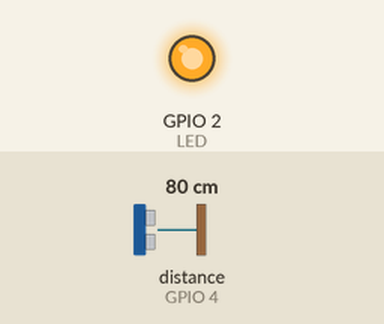
The sketch below on a simulated ESP8266 (NodeMCU). Parts: output pins drawn as LEDs (lit = HIGH). The inputs (shaded band) are chosen by the test bench; at power-on: distance to the obstacle (sensor on GPIO 4) 80 cm. The echo pulse lasts 58.3 µs per cm; WiFi joins after 1.5 s; servers stay silent unless stated; uploads are accepted with an empty reply; the local clock reads 2024-03-15 10:24:30 at power-on unless the sketch sets it; web services answer with replies made up by the test bench; pins used as bus, display or sensor lines are not drawn; what the sketch prints to the serial monitor is not drawn. At 17.4 s the program puts the board to deep sleep or switches it off; the recording ends there.

Above: at 0.1 s.
At 15.4 s:
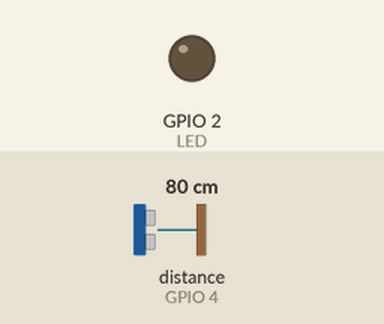
Timing chart, 0 to 16.9 s (numbered marks = the images above):
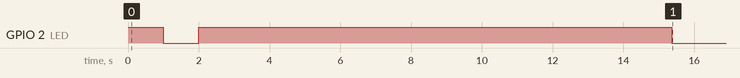

The sketch:

WiFiSenderV2.ino
```cpp
/*
    This sketch establishes a TCP connection to a "quote of the day" service.
    It sends a "hello" message, and then prints received data.
*/
#include <Average.h>
#include <ESP8266WiFi.h>
#include <ESP8266HTTPClient.h>
#include <ESP8266WiFiMulti.h>
#include <ArduinoJson.h>
#include <WiFiClientSecureBearSSL.h>

// defines pins numbers - distance sensor
const int trigPin = 5;  //D4
const int echoPin = 4;  //D3
#define USONIC_DIV 58.0


ESP8266WiFiMulti WiFiMulti;

String CONFIGURL = "https://myurl-oiltank.json";
String unitID = "w23k8y4-oiltank";
int RESPSIZE = 700;
String  NOTIFY_ALERT_URL = "";
int MEASURE_SAMPLE_DELAY = 2000;
int MEASURE_SAMPLE_COUNT = 6;
String  SENSOR_DATA_POST_URL = "";
int TANK_ALERT_VALUE = 1700;
int TANK_EMPTY_VALUE = 1800;
int TANK_FULL_VALUE = 1200;
String  TIME_API_URL = "";
String CURR_TIME = "";
int WEEK_NUMBER = 0;
long UNIXTIME = 0l;
long DEEP_SLEEP_INTERVAL = 3600e6;//1 hour
JsonObject configData;

Average<long> ave(MEASURE_SAMPLE_COUNT);

// defines variables
long duration;
long distance;

// def end  - distance sensor


#ifndef STASSID
#define STASSID "XX"
#define STAPSK  "XX"
#endif

const char* ssid     = STASSID;
const char* password = STAPSK;
int LED = 2;

void setup() {

  pinMode(trigPin, OUTPUT); // Sets the trigPin as an Output
  pinMode(echoPin, INPUT); // Sets the echoPin as an Input
  pinMode (LED, OUTPUT);

  Serial.begin(115200);
  digitalWrite(LED, HIGH); // Turn the LED off by making the voltage HIGH
   delay(1000); // Wait for a second
     digitalWrite(LED, LOW);
  delay(1000);

    Serial.print("start ...... ");
  fluidlogic();

}

  void fluidlogic(){
    digitalWrite(LED, HIGH);

    // We start by connecting to a WiFi network
    connectToWifi();
    getConfigData();
    getCurrentTime();
    //collect sensor data and send to Firebase
    sendSensorSats();
    Serial.print("switch off led ...... ");
    digitalWrite(LED, LOW);
    gotoSleep();

    }

    void gotoSleep(){
      Serial.println("Going into  sleep for 20 seconds");
      delay(2000);
      Serial.println("Going into deep sleep for 20 seconds");
      ESP.deepSleep(DEEP_SLEEP_INTERVAL); // 20e6 is 20 microseconds
      }

    void connectToWifi() {
        WiFi.mode(WIFI_STA);
        WiFiMulti.addAP(ssid, password);

       if  ((WiFiMulti.run() != WL_CONNECTED))  {
             Serial.print("Not Connected  ");
             delay(1000);
       }
      // We start by connecting to a WiFi network
      if  ((WiFiMulti.run() == WL_CONNECTED))  {
        Serial.println();
        Serial.print("V2 Connected to ");
        Serial.println(WiFi.SSID());

        Serial.println("WiFi connect status:");
         Serial.println(WL_CONNECTED);
        Serial.println("IP address: ");
        Serial.println(WiFi.localIP());
      } else {
        Serial.print("WIFI Connected... ");
      }

    }

  void  sendSensorSats(){
    const size_t CAPACITY = JSON_OBJECT_SIZE(5);
      connectToWifi();
      std::unique_ptr<BearSSL::WiFiClientSecure>client(new BearSSL::WiFiClientSecure);
      // client->setFingerprint(fingerprint);
      client->setInsecure();
      HTTPClient https;    //Declare object of class HTTPClient

      long distInMM = measureFluid();
        Serial.println("");
        Serial.print("Distance: ");
        Serial.println(distInMM);

      //StaticJsonDocument<CAPACITY> doc; //https://arduinojson.org/v6/how-to/use-arduinojson-with-esp8266httpclient/
      DynamicJsonDocument doc(2048);
       doc["level"] = distInMM;
       doc["time"] = CURR_TIME;
       doc["weeknumber"]  =  WEEK_NUMBER;
       doc["unixtime"] = UNIXTIME;
       doc["ip"] = WiFi.localIP().toString();

      String data;
      serializeJson(doc, data);
      Serial.print("Sending : ");
      Serial.println(data);
      //   "https://fluidlevel-910e0.firebaseio.com/w23k8y4-oiltank.json"
      if ( https.begin(*client,SENSOR_DATA_POST_URL)){      //Specify request destination
       https.addHeader("Content-Type", "application/json");  //Specify content-type header

      int httpCode = https.POST(data);   //Send the request
      String payload = https.getString();                  //Get the response payload

      Serial.println(httpCode);   //Print HTTP return code
      Serial.println(payload);    //Print request response payload
       Serial.println("**************************************** DONE***************");

      https.end();  //Close connection
      }
    }


void loop() {

}

  // measure fluid number of times
  long measureFluid() {
    //myStats.
    for (int i = 0 ; i < MEASURE_SAMPLE_COUNT ; i++) {

      digitalWrite(trigPin, LOW);
      delayMicroseconds(2);

      // Sets the trigPin on HIGH state for 10 micro seconds
      digitalWrite(trigPin, HIGH);
      delayMicroseconds(10);
      digitalWrite(trigPin, LOW);

      // Reads the echoPin, returns the sound wave travel time in microseconds
      duration = pulseIn(echoPin, HIGH);


      // Calculating the distance
      //distance= duration*0.034/2;
      // distance = (duration / 2) / 29.1;
      distance = (long) (((float) duration / USONIC_DIV) * 10.0);
      //Serial.print("Run.>>"); Serial.print(i);Serial.print(" = "); Serial.print(distance);
      ave.push(distance);

      delay(200);
    }
    long ans = ave.mean();
    //Serial.println(ans);
    return ans;
  }


  void getCurrentTime(){
    connectToWifi();
     WiFiClient client;

    HTTPClient timehttps;

    if (  timehttps.begin(client,"http://worldtimeapi.org/api/timezone/Europe/dublin.json")){
    int httpCode = timehttps.GET();
      Serial.print("http TIME response code :");
      Serial.println(httpCode);
      if (httpCode == HTTP_CODE_OK || httpCode == HTTP_CODE_MOVED_PERMANENTLY) {
           DynamicJsonDocument doc(RESPSIZE);
            String httpresp = timehttps.getString();
            deserializeJson(doc, httpresp);

            CURR_TIME =  doc["datetime"].as<String>(); //String(ptrDateTime);
            WEEK_NUMBER = doc["week_number"].as<int>();
            UNIXTIME = doc["unixtime"].as<long>();

            Serial.print("http TIME response  :");
        Serial.println("| ");        Serial.print(CURR_TIME);
        Serial.println("| ");        Serial.print(WEEK_NUMBER);
        Serial.println("| ");        Serial.print(UNIXTIME);
        Serial.println("| ");

      }
      timehttps.end();
    }
    }

  void getConfigData() {
     connectToWifi();
      std::unique_ptr<BearSSL::WiFiClientSecure>client(new BearSSL::WiFiClientSecure);
      // client->setFingerprint(fingerprint);
      client->setInsecure();
       HTTPClient https;

       Serial.print("[HTTPS] begin...\n");
     if ( https.begin(*client, CONFIGURL)){
      int httpCode = https.GET();
      Serial.print("http response code :");
      Serial.println(httpCode);

      if (httpCode == HTTP_CODE_OK || httpCode == HTTP_CODE_MOVED_PERMANENTLY) {
        DynamicJsonDocument doc(RESPSIZE);
        String httpresp = https.getString();
        deserializeJson(doc, httpresp);
        // Get the first element of the array
        JsonObject configRoot = doc.as<JsonObject>();

        for (JsonPair kv : configRoot) {
          Serial.println(kv.key().c_str());
          configData = kv.value().as<JsonObject>();
          break;
        }

        NOTIFY_ALERT_URL = configData["notify_alert_url"].as<String>(); //String(ptrNotifyAlerturl);
        MEASURE_SAMPLE_DELAY = configData["measure_sample_delay"].as<int>();
        MEASURE_SAMPLE_COUNT = configData["measure_samples_count"].as<int>();

        SENSOR_DATA_POST_URL = configData["sensor_datapost_url"].as<String>(); //String(ptrsensorUrl);

        TANK_ALERT_VALUE = configData["tank_alert_value"].as<int>();
        TANK_EMPTY_VALUE = configData["tank_empty_value"].as<int>();
        TANK_FULL_VALUE = configData["tank_full_value"].as<int>();

        TIME_API_URL = configData["time_api_url"].as<String>(); //String(ptrTimeApiUrl);


        Serial.print("http response  :");
        Serial.print("| ");       Serial.println(NOTIFY_ALERT_URL);
        Serial.print("| ");        Serial.println(MEASURE_SAMPLE_DELAY);
        Serial.print("| ");        Serial.println(MEASURE_SAMPLE_COUNT);
        Serial.print("| ");        Serial.println(SENSOR_DATA_POST_URL);
        Serial.print("| ");        Serial.println(TANK_ALERT_VALUE);
        Serial.print("| ");        Serial.println(TANK_EMPTY_VALUE);
        Serial.print("| ");        Serial.println(TANK_FULL_VALUE);
        Serial.print("| ");        Serial.println(TIME_API_URL);
        //https.end();
      } else {
        Serial.printf("[HTTPS] GET... failed, error: %s\n", https.errorToString(httpCode).c_str());
      }
      Serial.println("End ...getConfigData");
     https.end();
      Serial.println("End ...Https");
     }//https begin

      delay(10000);

    }
```

Measured:
- by itself, GPIO 2 (LED): LOW → HIGH at 0.00 s, → LOW 1.0 s later, → HIGH 1.0 s later, → LOW 13.4 s later
